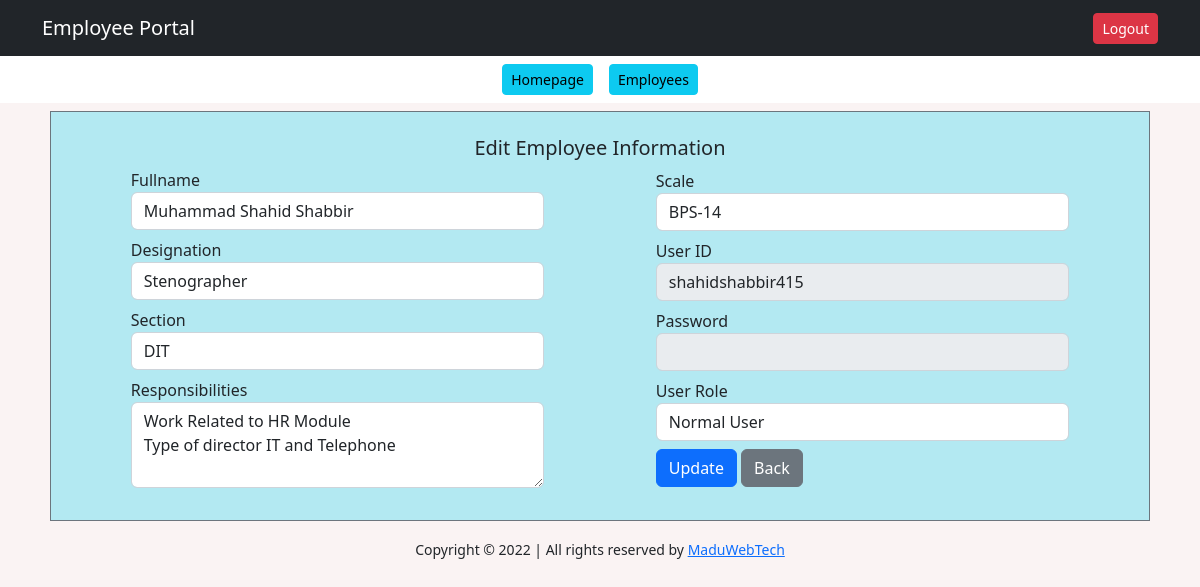
/dashboard/edit_emp.php?id=39 (signed in), run on the app's committed database.
### tables this page shows
CREATE TABLE `user_reg_tbl` (
  `emp_id` int(11) NOT NULL,
  `user_name` varchar(100) NOT NULL,
  `user_des` varchar(100) NOT NULL,
  `user_section` varchar(100) NOT NULL,
  `user_scale` varchar(100) NOT NULL,
  `user_res` text NOT NULL,
  `user_id` varchar(100) NOT NULL,
  `user_pass` varchar(255) NOT NULL,
  `user_role` int(11) NOT NULL
);

### dashboard/edit_emp.php (the view, shortened to what this page needs)
<?php include("header.php");
include("Configuration.php");
$emp_id=$_GET['id'];
$sql="SELECT * FROM user_reg_tbl WHERE emp_id='$emp_id'";
$query=mysqli_query($config,$sql);
$row=mysqli_fetch_assoc($query);
?>
    <div class="container mt-2">
      <form action="" method="POST">
      <div class="row m-2 p-4 register_form border border-secondary">
        <h5 class="text-center">Edit Employee Information</h5>
        <div class="col-md-5 m-auto">
            <div class="mb-2">
              <label>Fullname</label>
              <input type="text" name="user_name" placeholder="Fullname" class="form-control" required value="<?= $row['user_name'] ?>" maxlength="30" minlength="3">
            </div>
            <div class="mb-2">
              <label>Designation</label>
              <input type="text" name="user_des" placeholder="Designation" class="form-control" required value="<?= $row['user_des'] ?>" maxlength="30" minlength="3">
            </div>
            <div class="mb-2">
              <label>Section</label>
              <select class="form-control required" name="user_section">
                <option value="<?= $row['user_section'] ?>" selected><?= $row['user_section'] ?></option>
              </select>
            </div>
            <div class="mb-2">
              <label>Responsibilities</label>
              <textarea class="form-control" rows="3" name="user_res" maxlength="300" minlength="10"><?= $row['user_res'] ?>
              </textarea>
            </div>
        </div>
        <div class="col-md-5 m-auto">
          <div class="mb-2">
              <label>Scale</label>
              <select class="form-control required" name="user_scale">
                <option value="<?= $row['user_scale'] ?>" selected><?= $row['user_scale'] ?></option>
              </select>
            </div>
            <div class="mb-2">
              <label>User ID</label>
              <input disabled type="text" name="user_id" class="form-control" value="<?= $row['user_id'] ?>" maxlength="30" minlength="4">
            </div>
            <div class="mb-2">
              <label>Password</label>
              <input disabled type="password" name="user_pass" class="form-control" value=""      >
            </div>
            <div class="mb-2">
              <label>User Role</label>
              <select required name="user_role" class="form-control">
                <option selected value="<?= $row['user_role'] ?>"><?php if ($row['user_role']==0) {
                  echo "Admin";
                }
                else
                {
                  echo "Normal User";
                }
              ?></option>
              </select>
            </div>
            <div class="mb-2">
              <button class="btn btn-primary" name="update_emp">Update</button>
              <a  href="users_list.php" class="btn btn-secondary">Back</a>
            </div>
        </div>
      </div>
    </form>
    </div>
<?php include("footer.php");?>

### assets/style.css (style rules this page uses)
body { background-color: #faf3f3 !important; }
.login_form,.register_form,.emp_profile,.task_form { background-color: #b3e9f2; }

### data on the page
user_reg_tbl: user_name "Muhammad Shahid Shabbir", user_des "Stenographer", user_section "DIT", user_res "Work Related to HR Module Type of director IT and Telephone", user_scale "BPS-14", user_id "shahidshabbir415", user_role "Normal User"
